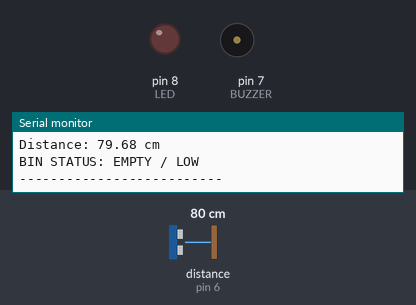
A sketch run on a simulated Arduino Uno, built with avr-gcc and run on an emulated ATmega328P. On the bench: output pins drawn as LEDs (lit = HIGH), buzzer (waves = sounding, pin HIGH), the last lines printed to the serial monitor. Wiring (from diagram.json): ultrasonic range finder: trigger pin 5; echo pin 6. The test bench sets the inputs (shaded band); at power-on: distance to the obstacle (sensor on pin 6) 80 cm. The echo pulse lasts 58.3 µs per cm; pins used as bus, display or sensor lines are not drawn.

Above: at 1.8 s.
1.9 s: distance to the obstacle (sensor on pin 6) set to 12 cm
4.7 s: distance to the obstacle (sensor on pin 6) set to 9 cm
At 5.9 s:
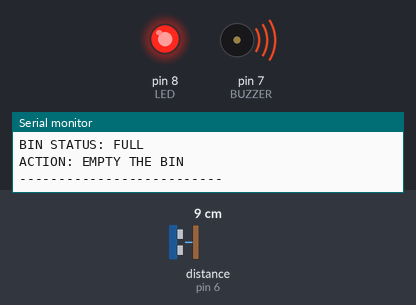
6.7 s: distance to the obstacle (sensor on pin 6) set to 18 cm
At 7.9 s:
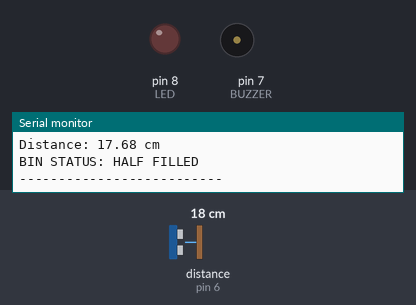
8.9 s: distance to the obstacle (sensor on pin 6) set to 2 cm
At 9.7 s:
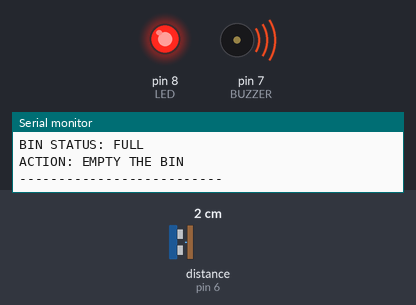
Timing chart, 0 to 11.9 s (numbered marks = the images above; inputs shaded):
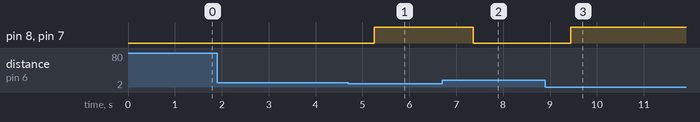

The sketch:

sketch.ino
```cpp
#define TRIG 5
#define ECHO 6
#define LED 8
#define BUZZER 7

long duration;
float distance;

void setup()
{
  Serial.begin(9600);

  pinMode(TRIG, OUTPUT);
  pinMode(ECHO, INPUT);
  pinMode(LED, OUTPUT);
  pinMode(BUZZER, OUTPUT);

  Serial.println("SMART WASTE BIN MONITORING");
  Serial.println("--------------------------");
}

void loop()
{
  digitalWrite(TRIG, LOW);
  delayMicroseconds(2);

  digitalWrite(TRIG, HIGH);
  delayMicroseconds(10);

  digitalWrite(TRIG, LOW);

  duration = pulseIn(ECHO, HIGH, 30000);

  if (duration == 0)
  {
    distance = -1;
  }
  else
  {
    distance = duration * 0.0343 / 2;
  }

  Serial.println("\n--- WASTE BIN DETAILS ---");

  if (distance < 0)
  {
    digitalWrite(LED, LOW);
    digitalWrite(BUZZER, LOW);

    Serial.println("SENSOR: NO ECHO");
    Serial.println("STATUS: CHECK SENSOR");
  }
  else
  {
    Serial.print("Distance: ");
    Serial.print(distance);
    Serial.println(" cm");

    if (distance > 20)
    {
      digitalWrite(LED, LOW);
      digitalWrite(BUZZER, LOW);

      Serial.println("BIN STATUS: EMPTY / LOW");
    }
    else if (distance > 10)
    {
      digitalWrite(LED, LOW);
      digitalWrite(BUZZER, LOW);

      Serial.println("BIN STATUS: HALF FILLED");
    }
    else
    {
      digitalWrite(LED, HIGH);
      digitalWrite(BUZZER, HIGH);

      Serial.println("BIN STATUS: FULL");
      Serial.println("ACTION: EMPTY THE BIN");
    }
  }

  Serial.println("--------------------------");

  delay(1000);
}
```

Measured:
- the behaviour switches between 11 and 10 cm on distance to the obstacle (sensor on pin 6) (found by bisection; images 0 and 1)
- after the input at 4.7 s, pin 8 (LED), pin 7 (BUZZER): LOW → HIGH after 0.56 s
- after the input at 6.7 s, pin 8 (LED), pin 7 (BUZZER): HIGH → LOW after 0.67 s
- after the input at 8.9 s, pin 8 (LED), pin 7 (BUZZER): LOW → HIGH after 0.54 s
